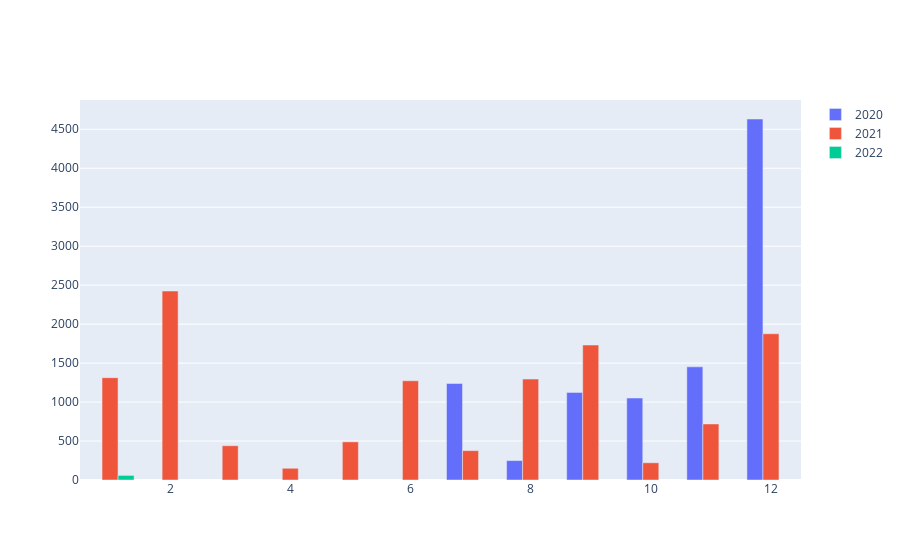

The cell this chart's notebook holds for it:
### Code cell
data = []
for ano in df.Ano.unique():
    df_filter = df[df.Ano==ano]
    x = list(df_filter['Mês'].values)
    y = list(df_filter[df.Ano==ano].Peso.values)
    bar = go.Bar(name=str(ano), x=x, y=y)
    data.append(bar)
fig = go.Figure(data=data)
fig.show()

### Figure 1 — Plotly figure (JSON) as saved in the notebook; plotly's stock layout.template omitted (floating-point values rounded to 4 significant figures)
{"data": [{"name": "2020", "type": "bar", "x": [7, 8, 9, 10, 11, 12], "y": [1239, 249, 1124, 1052, 1452, 4632]}, {"name": "2021", "type": "bar", "x": [1, 2, 3, 4, 5, 6, 7, 8, 9, 10, 11, 12], "y": [1313, 2425, 440, 150.5, 489.5, 1274.0, 377, 1295.0, 1732, 221, 719, 1876.0]}, {"name": "2022", "type": "bar", "x": [1], "y": [59]}], "layout": {}}
